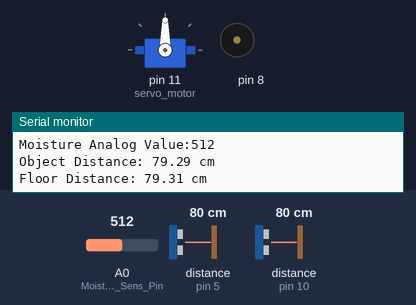
Recording of a sketch running on a simulated Arduino Uno, built with avr-gcc and run on an emulated ATmega328P. Parts: servo, buzzer (waves = sounding), the last lines printed to the serial monitor. Wiring (inferred from the names in the program): ultrasonic range finder: trigger pin 4; echo pin 5. The inputs (shaded band) are chosen by the test bench; at power-on: distance to the obstacle (sensors on pin 10, pin 5) 80 cm, A0 (Moisture_Sens_Pin) = 512. The echo pulse lasts 58.3 µs per cm.

Above: at 7.0 s.
7.1 s: distance to the obstacle (sensor on pin 10) set to 55 cm
15.2 s: distance to the obstacle (sensor on pin 10) set to 45 cm
At 21.4 s:
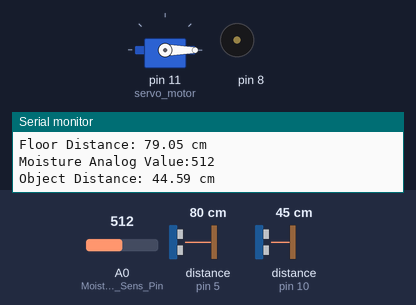
At 22.8 s:
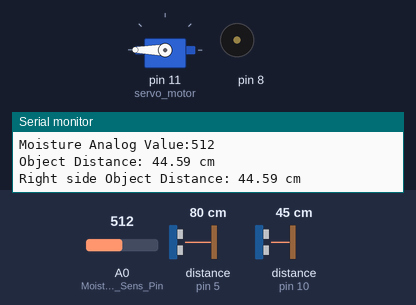
25.0 s: distance to the obstacle (sensor on pin 10) set to 60 cm
At 26.3 s:
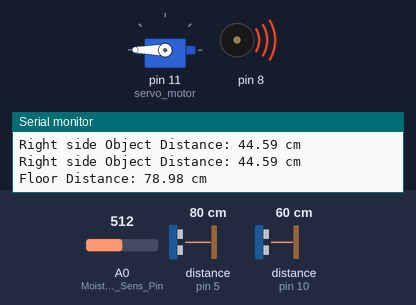
31.9 s: A0 (Moisture_Sens_Pin) set to 900
38.8 s: distance to the obstacle (sensor on pin 5) set to 56 cm
45.7 s: distance to the obstacle (sensor on pin 5) set to 47 cm
At 47.9 s:
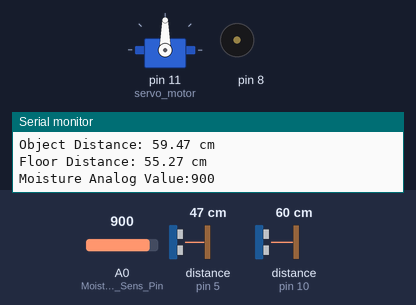
Timing chart, 0 to 49.4 s (numbered marks = the images above; inputs shaded):
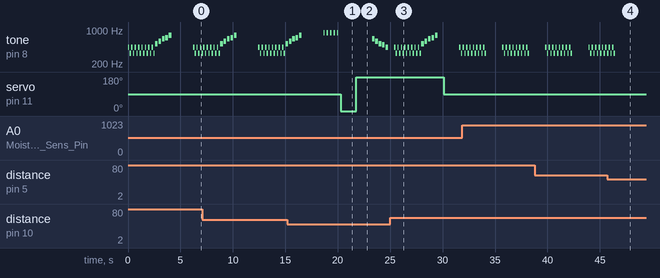

The sketch:

cprogram-disabled-people.ino
```cpp
#include "pitches.h"
#include <Servo.h>

#define NOTE_REST 0

const int Moisture_Sens_Pin = 0;//Analog pin 0
const int Allowed_Moisture_Value = 900;// If moisture content is detected the analog values decrease from 1023

const int trigPin_ObjSensor = 9;  // Trigger pin of the Ultrasonic sensor, which detects the Object distance
const int echoPin_ObjSensor = 10; // Echo pin

const int trigPin_FloorSensor = 4; // Trigger Pin of the Ultrasonic sensor, which detects the Floor distance
const int echoPin_FloorSensor = 5;

const int Zero_deg_Audio = 12;
const int Ninty_deg_Audio = 0;
const int Pi_deg_Audio = 13;

float object_distance_cm = 0.0;

Servo servo_motor;  // create servo object to control a servo
// twelve servo objects can be created on most boards

// Notes in the danger alert melody:
int dangerMelody[] = {
  NOTE_A5, NOTE_REST, NOTE_A5, NOTE_REST, NOTE_A5, NOTE_REST,
  NOTE_A5, NOTE_REST, NOTE_A5, NOTE_REST, NOTE_A5
};

// Note durations for the danger alert melody:
int dangerNoteDurations[] = {
  8, 8, 8, 8, 8,
  8, 8, 8, 8, 8
};

// Notes in the vibration sound melody. Used as alert for floor distance sensing
int vibrationMelody[] = {
  NOTE_A4, NOTE_E4, NOTE_A4, NOTE_E4,
  NOTE_A4, NOTE_E4, NOTE_A4, NOTE_E4,
  NOTE_A4, NOTE_E4, NOTE_A4, NOTE_E4,
  NOTE_A4, NOTE_E4, NOTE_A4, NOTE_E4
};

// Note durations for the vibration sound melody:
int vibrationNoteDurations[] = {
  8, 8, 8, 8,
  8, 8, 8, 8,
  8, 8, 8, 8,
  8, 8, 8, 8
};

// Notes in the warning 1 melody, Used as alert for moisture sensing
int warning1Melody[] = {
  NOTE_C5, NOTE_D5, NOTE_E5, NOTE_F5,
  NOTE_G5, NOTE_REST, NOTE_REST, NOTE_REST
};

// Note durations for Warning 1 melody:
int warning1NoteDurations[] = {
  4, 4, 4, 4,
  4, 8, 8, 8
};

// New melody for Warning 2:
int warning2Melody[] = {
  NOTE_E5, NOTE_D5, NOTE_C5, NOTE_B4,
  NOTE_A4, NOTE_REST, NOTE_REST, NOTE_REST
};

// Note durations for Warning 2 melody:
int warning2NoteDurations[] = {
  4, 4, 4, 4,
  4, 8, 8, 8
};


void setup() {


  // Play the vibration sound melody:
  Serial.begin(9600);

  pinMode(trigPin_ObjSensor, OUTPUT);
  pinMode(echoPin_ObjSensor, INPUT);

  pinMode(trigPin_FloorSensor, OUTPUT);
  pinMode(echoPin_FloorSensor, INPUT);

  servo_motor.attach(11);  // attaches the servo on pin 11 to the servo object
}


void loop() {

Check_FloorDistance_And_Alert();
Check_Moisture_And_Alert();
Check_Surroundings();

}

//++++++++++++ Function 1 for using the buzzer ++++++++++++++++++++++++++++++++++++++++++++++++++++++++++++++++++++++++++++++++

void playMelody(int melody[], int noteDurations[], int melodySize) {
  // Iterate over the notes of the melody:
  for (int thisNote = 0; thisNote < melodySize; thisNote++) {
    // Calculate the note duration, take one second divided by the note type.
    // e.g. quarter note = 1000 / 4, eighth note = 1000/8, etc.
    int noteDuration = 1000 / noteDurations[thisNote];

    // Play the note using the tone function with the specified frequency and duration:
    tone(8, melody[thisNote], noteDuration);

    // To distinguish the notes, set a minimum time between them.
    // The note's duration + 30% seems to work well:
    int pauseBetweenNotes = noteDuration * 1.30;
    delay(pauseBetweenNotes);

    // Stop the tone playing:
    noTone(8);
  }
}

//++++++++++++ Function 2 for measuing pits on the floor ++++++++++++++++++++++++++++++++++++++++++++++++++++++++++++++++++++++++++++++++

void Check_FloorDistance_And_Alert (void) {

  // Start measuring distance
  digitalWrite(trigPin_FloorSensor, LOW);
  delayMicroseconds(2);
  digitalWrite(trigPin_FloorSensor, HIGH);
  delayMicroseconds(10);
  digitalWrite(trigPin_FloorSensor, LOW);
  long duration_FloorSensor = pulseIn(echoPin_FloorSensor, HIGH);
  float floor_distance_cm = duration_FloorSensor * 0.034 / 2;

  // Only for testing purpose
  Serial.print("Floor Distance: ");
  Serial.print(floor_distance_cm);
  Serial.println(" cm");

  if (floor_distance_cm >= 50) {
    playMelody(vibrationMelody, vibrationNoteDurations, sizeof(vibrationMelody) / sizeof(vibrationMelody[0]));
  }

}


//+++++++++++++ Function 3 Checking for moisture content on the floor ++++++++++++++++++++++++++++++++++++++++++++++++++

void Check_Moisture_And_Alert (void) {

  // Reading the analog value from the moisture sensor
  int moisture_Content = analogRead(Moisture_Sens_Pin);
  Serial.print("Moisture Analog Value:");
  Serial.println(moisture_Content);
  if(moisture_Content < Allowed_Moisture_Value){

       playMelody(warning1Melody, warning1NoteDurations, sizeof(warning1Melody) / sizeof(warning1Melody[0]));

  } else {

  }
}


//+++++++++++++ Functions 4 Checking for objects in the surroundings ++++++++++++++++++++++++++++

void Check_Surroundings(void) {

  Check_Front(90, Zero_deg_Audio); // Checking for objects directly in the front

}

//+++++++++++++ Functions 5 Checking objects directly in the front ++++++++++++++++++++++++++++

void Check_Front(int angle, int audio_pin) {

  servo_motor.write(angle); // Servo facing front 90 degrees (front)
  delay(1500);

  // Start measuring distance of the object in the front
  digitalWrite(trigPin_ObjSensor, LOW);
  delayMicroseconds(2);
  digitalWrite(trigPin_ObjSensor, HIGH);
  delayMicroseconds(10);
  digitalWrite(trigPin_ObjSensor, LOW);
  long duration_ObjSensor = pulseIn(echoPin_ObjSensor, HIGH);

  object_distance_cm = duration_ObjSensor * 0.034 / 2;  // Calculating the distance in centimeters

  Serial.print("Object Distance: ");
  Serial.print(object_distance_cm);
  Serial.println(" cm");

  if ((angle == 90) && (object_distance_cm <= 50)) {
     // // Something detected, Play the danger alert melody
     playMelody(dangerMelody, dangerNoteDurations, sizeof(dangerMelody) / sizeof(dangerMelody[0]));
     Check_Right(0, Zero_deg_Audio); // Checking for objects in the right side
  } else {
    // Inform to turn right (audio played)
     digitalWrite(audio_pin, LOW);
  }
}
//+++++++++++++ Function 6 Checking for objects in the right side ++++++++++++++++++++++++++++

void Check_Right(int angle, int audio_pin) {

  servo_motor.write(angle); // Servo facing front 0 degrees (right)
  delay(1500);

  // Start measuring distance of the object in the rightside
  digitalWrite(trigPin_ObjSensor, LOW);
  delayMicroseconds(2);
  digitalWrite(trigPin_ObjSensor, HIGH);
  delayMicroseconds(10);
  digitalWrite(trigPin_ObjSensor, LOW);
  long duration_ObjSensor = pulseIn(echoPin_ObjSensor, HIGH);

  object_distance_cm = duration_ObjSensor * 0.034 / 2;  // Calculating the distance in centimeters

  Serial.print("Right side Object Distance: ");
  Serial.print(object_distance_cm);
  Serial.println(" cm");

  if ((angle == 0) && (object_distance_cm <= 50)) {
     // Something detected, Checking for objects in the left side
     Check_Left(180, Pi_deg_Audio);
  } else {
  // Turn right audio is played here
     digitalWrite(audio_pin, HIGH); // Turn on LED if object is detected
     delay(50);
     digitalWrite(audio_pin, LOW);
  }
}

//+++++++++++++ Function 7 Checking for objects in the left side ++++++++++++++++++++++++++++

void Check_Left(int angle, int audio_pin) {

  servo_motor.write(angle); // Servo facing front 180 degrees (left)
  delay(1500);

  // Start measuring distance of the object in the leftside
  digitalWrite(trigPin_ObjSensor, LOW);
  delayMicroseconds(2);
  digitalWrite(trigPin_ObjSensor, HIGH);
  delayMicroseconds(10);
  digitalWrite(trigPin_ObjSensor, LOW);
  long duration_ObjSensor = pulseIn(echoPin_ObjSensor, HIGH);

  object_distance_cm = duration_ObjSensor * 0.034 / 2;  // Calculating distance in centimeters

  Serial.print("Right side Object Distance: ");
  Serial.print(object_distance_cm);
  Serial.println(" cm");

  if ((angle == 180) && (object_distance_cm <= 50)) {

    // Something detected on the leftside too,
    playMelody(warning2Melody, warning2NoteDurations, sizeof(warning2Melody) / sizeof(warning2Melody[0]));

  } else {

  // Turn left audio is played here
     digitalWrite(audio_pin, HIGH); // Turn on LED if object is detected
     delay(50);
     digitalWrite(audio_pin, LOW);

  }
}
```

pitches.h
```cpp
/*************************************************
   Public Constants
 *************************************************/

#define NOTE_B0 31
#define NOTE_C1 33
#define NOTE_CS1 35
#define NOTE_D1 37
#define NOTE_DS1 39
#define NOTE_E1 41
#define NOTE_F1 44
#define NOTE_FS1 46
#define NOTE_G1 49
#define NOTE_GS1 52
#define NOTE_A1 55
#define NOTE_AS1 58
#define NOTE_B1 62
#define NOTE_C2 65
#define NOTE_CS2 69
#define NOTE_D2 73
#define NOTE_DS2 78
#define NOTE_E2 82
#define NOTE_F2 87
#define NOTE_FS2 93
#define NOTE_G2 98
#define NOTE_GS2 104
#define NOTE_A2 110
#define NOTE_AS2 117
#define NOTE_B2 123
#define NOTE_C3 131
#define NOTE_CS3 139
#define NOTE_D3 147
#define NOTE_DS3 156
#define NOTE_E3 165
#define NOTE_F3 175
#define NOTE_FS3 185
#define NOTE_G3 196
#define NOTE_GS3 208
#define NOTE_A3 220
#define NOTE_AS3 233
#define NOTE_B3 247
#define NOTE_C4 262
#define NOTE_CS4 277
#define NOTE_D4 294
#define NOTE_DS4 311
#define NOTE_E4 330
#define NOTE_F4 349
#define NOTE_FS4 370
#define NOTE_G4 392
#define NOTE_GS4 415
#define NOTE_A4 440
#define NOTE_AS4 466
#define NOTE_B4 494
#define NOTE_C5 523
#define NOTE_CS5 554
#define NOTE_D5 587
#define NOTE_DS5 622
#define NOTE_E5 659
#define NOTE_F5 698
#define NOTE_FS5 740
#define NOTE_G5 784
#define NOTE_GS5 831
#define NOTE_A5 880
#define NOTE_AS5 932
#define NOTE_B5 988
#define NOTE_C6 1047
#define NOTE_CS6 1109
#define NOTE_D6 1175
#define NOTE_DS6 1245
#define NOTE_E6 1319
#define NOTE_F6 1397
#define NOTE_FS6 1480
#define NOTE_G6 1568
#define NOTE_GS6 1661
#define NOTE_A6 1760
#define NOTE_AS6 1865
#define NOTE_B6 1976
#define NOTE_C7 2093
#define NOTE_CS7 2217
#define NOTE_D7 2349
#define NOTE_DS7 2489
#define NOTE_E7 2637
#define NOTE_F7 2794
#define NOTE_FS7 2960
#define NOTE_G7 3136
#define NOTE_GS7 3322
#define NOTE_A7 3520
#define NOTE_AS7 3729
#define NOTE_B7 3951
#define NOTE_C8 4186
#define NOTE_CS8 4435
#define NOTE_D8 4699
#define NOTE_DS8 4978
```

Measured:
- the behaviour switches between 51 and 50 cm on distance to the obstacle (sensor on pin 10) (found by bisection; images 0 and 1)
- the behaviour switches between 51 and 50 cm on distance to the obstacle (sensor on pin 5) (found by bisection; images 3 and 4)
- after the input at 15.2 s, servo on pin 11 (servo_motor): 90° → 0° after 5.1 s, → 180° 1.5 s later
- after the input at 45.7 s, tone on pin 8: goes on until 46.5 s, then stays silent
- by itself, tone on pin 8: plays 587 Hz for 0.25 s, 659 Hz for 0.25 s, 698 Hz for 0.25 s, 784 Hz for 0.25 s, 880 Hz for 0.13 s, 880 Hz for 0.13 s … (14 notes in this stretch)
